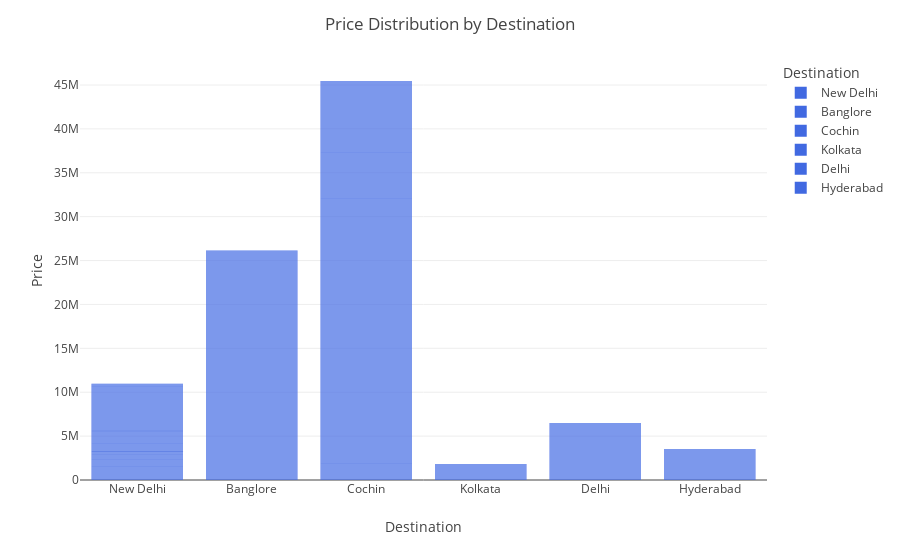

The cell this chart's notebook holds for it:
### Markdown cell above
* Distribution of Price by Destination

### Code cell
# Bar plot showing price distribution by destination
fig = px.bar(df, x='Destination', y='Price', color='Destination', 
             color_discrete_sequence=['royalblue'])
fig.update_layout(title="Price Distribution by Destination", xaxis_title="Destination", yaxis_title="Price")
fig.show()

### Figure 1 — Plotly figure (JSON) as saved in the notebook; plotly's stock layout.template omitted (floating-point values rounded to 4 significant figures; data arrays with more than 128 entries replaced by an {"elided": "..."} marker saying what was removed)
{"data": [{"alignmentgroup": "True", "hovertemplate": "Destination=%{x}<br>Price=%{y}<extra></extra>", "legendgroup": "New Delhi", "marker": {"color": "royalblue", "pattern": {"shape": ""}}, "name": "New Delhi", "offsetgroup": "New Delhi", "orientation": "v", "showlegend": true, "textposition": "auto", "type": "bar", "x": {"elided": "914 str values"}, "xaxis": "x", "y": {"elided": "914 int values"}, "yaxis": "y"}, {"alignmentgroup": "True", "hovertemplate": "Destination=%{x}<br>Price=%{y}<extra></extra>", "legendgroup": "Banglore", "marker": {"color": "royalblue", "pattern": {"shape": ""}}, "name": "Banglore", "offsetgroup": "Banglore", "orientation": "v", "showlegend": true, "textposition": "auto", "type": "bar", "x": {"elided": "2860 str values"}, "xaxis": "x", "y": {"elided": "2860 int values"}, "yaxis": "y"}, {"alignmentgroup": "True", "hovertemplate": "Destination=%{x}<br>Price=%{y}<extra></extra>", "legendgroup": "Cochin", "marker": {"color": "royalblue", "pattern": {"shape": ""}}, "name": "Cochin", "offsetgroup": "Cochin", "orientation": "v", "showlegend": true, "textposition": "auto", "type": "bar", "x": {"elided": "4345 str values"}, "xaxis": "x", "y": {"elided": "4345 int values"}, "yaxis": "y"}, {"alignmentgroup": "True", "hovertemplate": "Destination=%{x}<br>Price=%{y}<extra></extra>", "legendgroup": "Kolkata", "marker": {"color": "royalblue", "pattern": {"shape": ""}}, "name": "Kolkata", "offsetgroup": "Kolkata", "orientation": "v", "showlegend": true, "textposition": "auto", "type": "bar", "x": {"elided": "381 str values"}, "xaxis": "x", "y": {"elided": "381 int values"}, "yaxis": "y"}, {"alignmentgroup": "True", "hovertemplate": "Destination=%{x}<br>Price=%{y}<extra></extra>", "legendgroup": "Delhi", "marker": {"color": "royalblue", "pattern": {"shape": ""}}, "name": "Delhi", "offsetgroup": "Delhi", "orientation": "v", "showlegend": true, "textposition": "auto", "type": "bar", "x": {"elided": "1265 str values"}, "xaxis": "x", "y": {"elided": "1265 int values"}, "yaxis": "y"}, {"alignmentgroup": "True", "hovertemplate": "Destination=%{x}<br>Price=%{y}<extra></extra>", "legendgroup": "Hyderabad", "marker": {"color": "royalblue", "pattern": {"shape": ""}}, "name": "Hyderabad", "offsetgroup": "Hyderabad", "orientation": "v", "showlegend": true, "textposition": "auto", "type": "bar", "x": {"elided": "697 str values"}, "xaxis": "x", "y": {"elided": "697 int values"}, "yaxis": "y"}], "layout": {"barmode": "relative", "legend": {"title": {"text": "Destination"}, "tracegroupgap": 0}, "margin": {"t": 60}, "title": {"text": "Price Distribution by Destination"}, "xaxis": {"anchor": "y", "categoryarray": ["New Delhi", "Banglore", "Cochin", "Kolkata", "Delhi", "Hyderabad"], "categoryorder": "array", "domain": [0, 1], "title": {"text": "Destination"}}, "yaxis": {"anchor": "x", "domain": [0, 1], "title": {"text": "Price"}}}}
